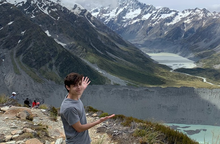
%> input picture input.PNG, 220 x 144 px, shrunk from 775 x 509 before the run
$ octave carver.m   (GNU Octave 9; MATLAB toolbox functions it lacks are replaced by stand-ins)
%> lines starting %> are read from the running program, lines starting %| are printed output that depends on the picture
clear;

color = double(imread('input.PNG'))/255;
image = rgb2gray(color);
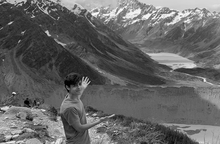
%> image: size 144x220 double; min 0, max 0.996, mean 0.397

v = VideoWriter("output.mp4", 'MPEG-4');
open(v);

% Seam carving loop %
%> (the run ends here)
